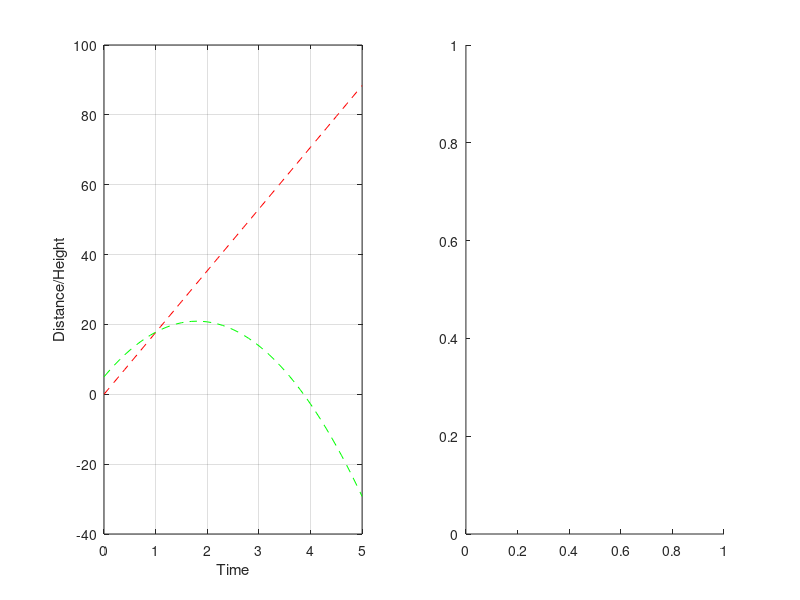
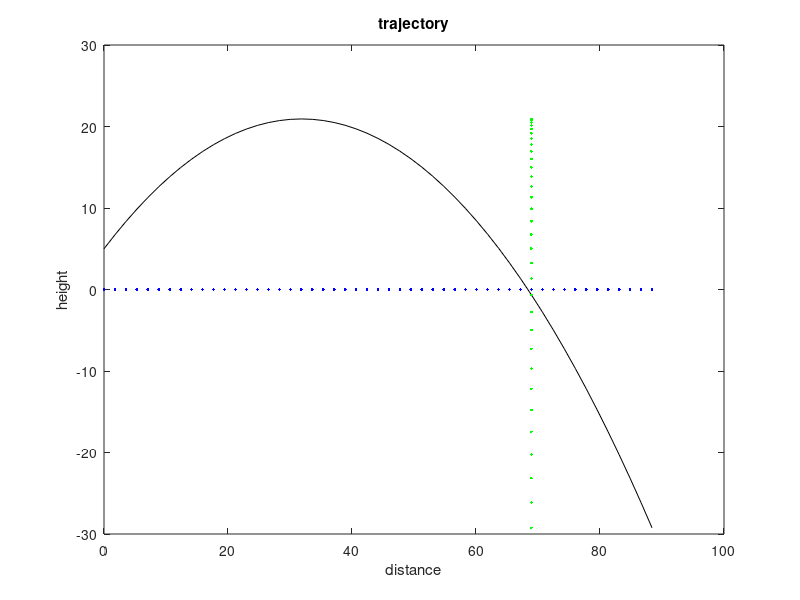
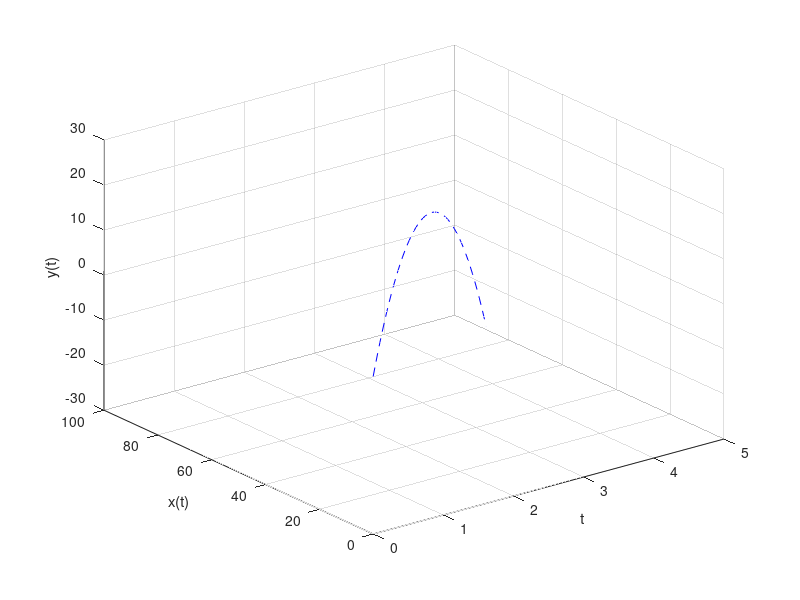

Write MATLAB code to recreate these figures, in order.
1;
function [x,y,t] = f_trajectory(h =5,g = 9.81,v = 25,theta = pi/4,t=[])

t = 0:0.1:5;

#declaring the Equations

x = v*cos(theta).*t;
y = h+v*sin(theta).*t-0.5*g.*t.*t;


endfunction


function [x,y,t] = traject()
  [x,y,t] = f_trajectory();
  
  endfunction

  
[x,y,t]=traject()

hold on
subplot(1,2,1);
plot(t,x,'r--',t,y,'g--');
grid on
xlabel('Time');
ylabel('Distance/Height');

subplot(1,2,2);
figure(3);
plot3(t,x,y,'b--');
grid on
xlabel('t');
ylabel('x(t)');
zlabel('y(t)');
axis on
hold off

ind=find(y<0);
ground= ind(:,1)

xcrosspoint=x(ground);
printf("X nearest crossing point is %d",xcrosspoint);
figure(2)
plot(x,y,'k')

xlabel('distance')
ylabel('height')
title('trajectory')

hold on
plot(x,0,'b')
hold on
plot(xcrosspoint,y,'g')



